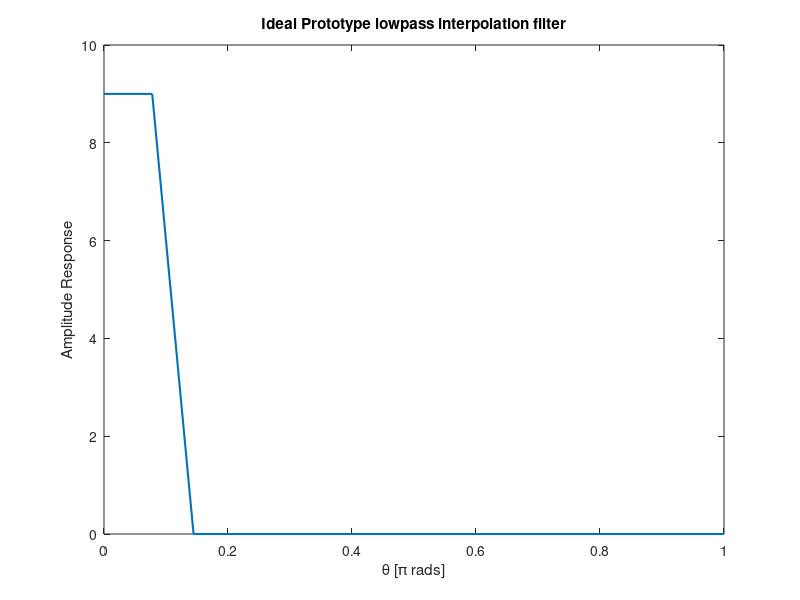
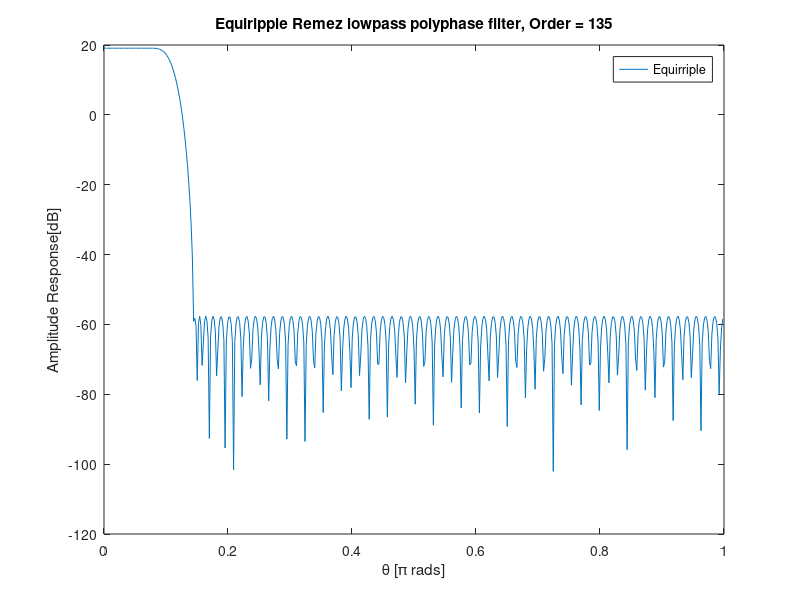
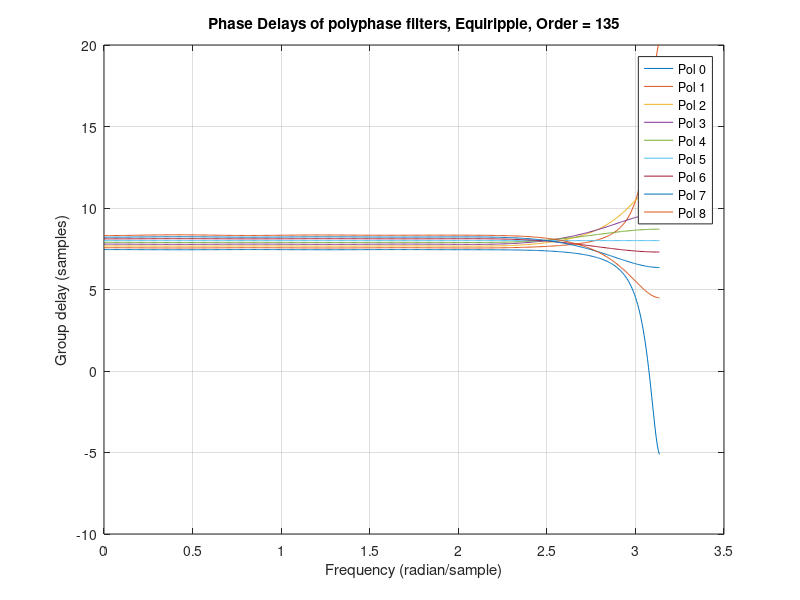
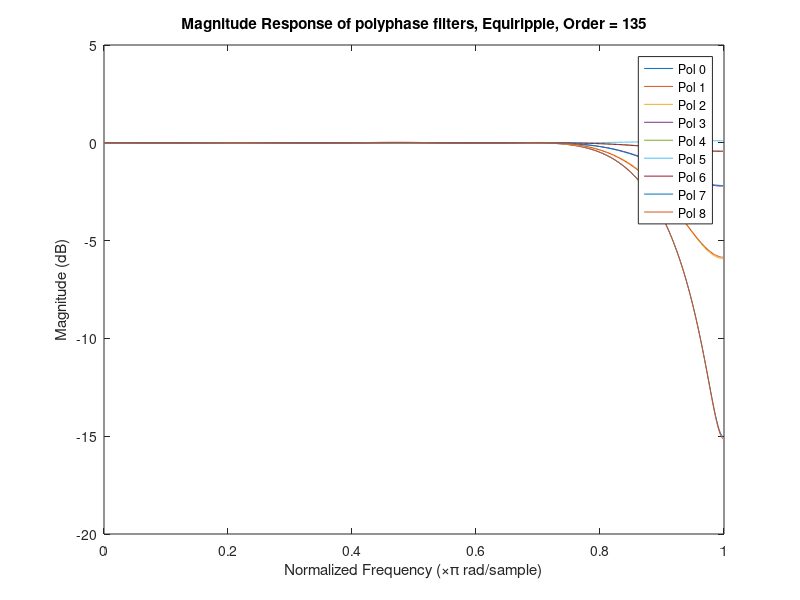

Source code (MATLAB) for these figures, in order:
%%

clear all;
clc;
close all;

% this is a code for wet 3 of DSP

Fs = 1000; % original FS

%% Section 1

% ideal filter prototype

L = 9;
fsamp = Fs*L;
M = 1000;
fstop = 1.3/L;
fpass = 0.7/L;


%theta = 0:0.001:1;
transition = fstop - fpass;
line = (-1/transition)+fstop/transition;
%lpFilt = (theta < fpass)*L + L*(theta > fpass & theta < fstop).*(-1/transition*theta+fstop/transition);
lpFilt = [9 9 0 0];
theta = [0 0.7/L 1.3/L 1];

figure(1)
plot(theta, (lpFilt),'-', 'LineWidth', 1.5);
xlim([ 0 1 ])
title('Ideal Prototype lowpass interpolation filter') 
xlabel('\theta [\pi rads]')
ylabel('Amplitude Response')


%% Section 2 

% equiripple remez
N = 135;
b = firpm(N-1, theta, lpFilt);
[h,w] = freqz(b,1,512);
figure(2)
% plot(theta,lpFilt, w/pi,10*log10(abs(h)));
plot(w/pi,20*log10(abs(h)));
h_ripple = h;
hold on;
xlim([ 0 1 ])
title(['Equiripple Remez lowpass polyphase filter, Order = ' num2str(N)]) 
xlabel('\theta [\pi rads]')
ylabel('Amplitude Response[dB]')
legend({'Equirriple'})

polyPhaseEquiripple=cell(1,L);

figure(3)

legendPol = {};
for i=0:L-1
    %Phases_Mat_coeffs(i+1,:) = circshift(b, i);
    shifted = circshift(b, i);
    polyPhaseEquiripple{i+1} = shifted(1:L:end);
    grpdelay(shifted(1:L:end))
    legendPol{end+1} = ['Pol ' num2str(i)];
    hold on;
end
legend(legendPol);
ylim([-10 20]);
title(['Phase Delays of polyphase filters, Equiripple, Order = ' num2str(N)])

figure(4) 
legendPol = {};
for i=0:L-1
    %Phases_Mat_coeffs(i+1,:) = circshift(b, i);
    shifted = circshift(b, i);
    [h,w] = freqz(shifted(1:L:end),1);
    plot(w/pi,20*log10(abs(h)))
    legendPol{end+1} = ['Pol ' num2str(i)];
    hold on;
end
legend(legendPol);
title(['Magnitude Response of polyphase filters, Equiripple, Order = ' num2str(N)])
xlabel('Normalized Frequency (\times\pi rad/sample)')
ylabel('Magnitude (dB)')

%% Section 3

% LS

N = 100;
b = firls(N-1, theta, lpFilt);
[h,w] = freqz(b,1,512);
h_ls = h;
figure(5)
plot(w/pi,10*log10(abs(h_ls)));
hold on;
plot(w/pi,10*log10(abs(h_ripple)));
xlim([ 0 1 ])
title(['LS and Equirriple polyphase filter, Order = ' num2str(N)]) 
xlabel('\theta [\pi rads]')
ylabel('Amplitude Response')
legend({'LS', 'Equiripple'});

polyPhaseLS = cell(1,L);

figure(6)

legendPol = {};
for i=0:L-1
    %Phases_Mat_coeffs(i+1,:) = circshift(b, i);
    shifted = circshift(b, i);
    polyPhaseLS{i+1} = shifted(1:L:end);
    grpdelay(shifted(1:L:end))
    legendPol{end+1} = ['Pol ' num2str(i)];
    hold on;
end
legend(legendPol);
ylim([-10 20]);
title(['Phase Delays of polyphase filters, LS, Order = ' num2str(N)])
figure(7) 
legendPol = {};
for i=0:L-1
    %Phases_Mat_coeffs(i+1,:) = circshift(b, i);
    shifted = circshift(b, i);
    [h,w] = freqz(shifted(1:L:end),1);
    plot(w/pi,20*log10(abs(h)))
    legendPol{end+1} = ['Pol ' num2str(i)];
    hold on;
end
legend(legendPol);
title(['Magnitude Response of polyphase filters, LS, Order = ' num2str(N)])
xlabel('Normalized Frequency (\times\pi rad/sample)')
ylabel('Magnitude (dB)')


%% this is a code for wet 3 Q2 of DSP

Fs = 8000; % original FS
Fs_y = 72000;

%% Q2 Section 1
t = linspace(0,pi,1000);
f1 = 1000;
f2 = 2000;
f3 = 3000;
phi1 = unifrnd(0, 2*pi);
phi2 = unifrnd(0, 2*pi);
phi3 = unifrnd(0, 2*pi);

Ts = 1/Fs;
t_new = 0:Ts:(511*Ts);
x_n = cos(2*pi*f1*t_new + phi1) + cos(2*pi*f2*t_new + phi2) + cos(2*pi*f3*t_new + phi3);

Ts_y = 1/Fs_y;
t_new_y = 0:Ts_y:(511*Ts_y);
y_m = cos(2*pi*f1*t_new_y + phi1) + cos(2*pi*f2*t_new_y + phi2) + cos(2*pi*f3*t_new_y + phi3);

figure(8);
plot(t_new, x_n,'-', 'LineWidth', 1.5);
%plot(t, x,'-', 'LineWidth', 1.5);
hold on;
%scatter(t_new, x_n);
scatter(t_new_y, y_m);
title('x(t) sampled in 8khz and 72khz');
xlim([0, 5e-3])
legend('x_n 8khz', 'y_m 72khz');

%% Q2  Section 2

% EQUIRIPPLE RECOVERY 

u = cell(1,L);
y_length = length(upsample(filter(polyPhaseEquiripple{1},1,x_n),L));
y_hat = zeros(1,y_length);
for branch = 0:L-1 
    
    x_conv_p = filter(polyPhaseEquiripple{branch+1},1,x_n);
    ui = upsample(x_conv_p, L);
    y_hat_i = circshift(ui, branch);
    y_hat_i(1:branch) = 0;
    y_hat = y_hat + y_hat_i;
    
end

figure(9);

plot(y_m, '-', 'LineWidth', 1.5);
hold on;
plot(y_hat, '-', 'LineWidth', 1.5);
xlim([0,512]);


%% Q2 Section 3
% EQUIRIPPLE RECOVERY 

u = cell(1,L);
y_length = length(upsample(filter(polyPhaseLS{1},1,x_n),L));
y_hat_ls = zeros(1,y_length);
for branch = 0:L-1 
    
    x_conv_p = filter(polyPhaseLS{branch+1},1,x_n);
    ui = upsample(x_conv_p, L);
    y_hat_i = circshift(ui, branch);
    y_hat_i(1:branch) = 0;
    y_hat_ls = y_hat_ls + y_hat_i;
    
end

figure(10)

plot(y_m, '-', 'LineWidth', 1.5);
hold on;
plot(y_hat_ls, '-', 'LineWidth', 1.5);
xlim([0,512]);
